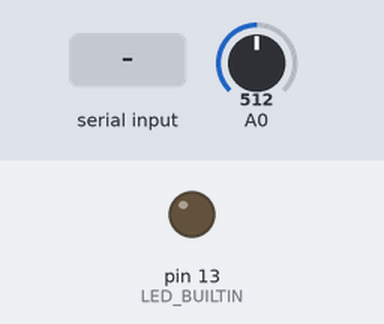
A sketch run on a simulated Arduino Uno, built with avr-gcc and run on an emulated ATmega328P. Shown: output pins drawn as LEDs (lit = HIGH). Inputs (shaded band) come from the test bench; at power-on: A0 = 512. What the sketch prints to the serial monitor is not drawn.

Above: at 1.2 s.
1.3 s: "on\n" received over Serial
At 2.5 s:
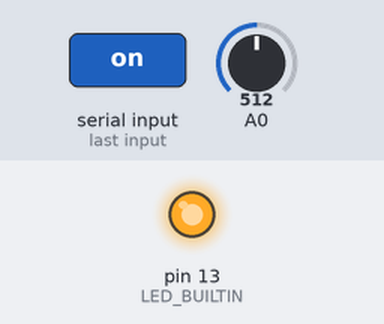
2.8 s: "off\n" received over Serial
At 3.8 s:
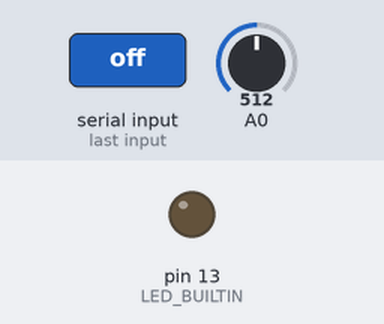
Timing chart, 0 to 5.8 s (numbered marks = the images above; inputs shaded):
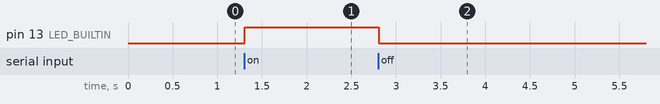

The sketch:

arduino-example.ino
```cpp
bool ledState = false;

void setup() {
  pinMode(LED_BUILTIN, OUTPUT);

  Serial.begin(115200);
}

void loop() {
  int analogValue = analogRead(A0);
  Serial.println(analogValue);

  digitalWrite(LED_BUILTIN, ledState);

  delay(100);
}

void serialEvent() {
  String input = Serial.readStringUntil('\n');
  input.trim();

  if (input == "on") {
    ledState = true;
  } else if (input == "off") {
    ledState = false;
  }
}
```

Measured:
- after the input at 1.3 s, pin 13 (LED_BUILTIN): LOW → HIGH at once
- after the input at 2.8 s, pin 13 (LED_BUILTIN): HIGH → LOW at once
